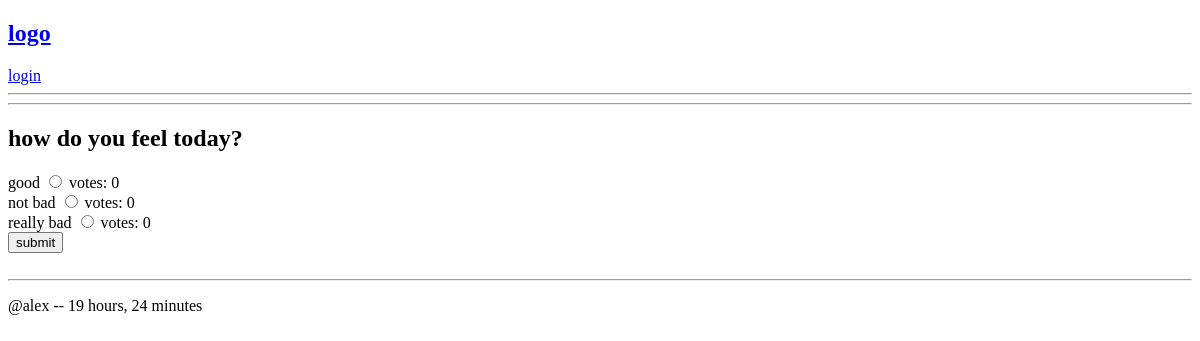
/question/3, run on an earlier commit of the app's database.
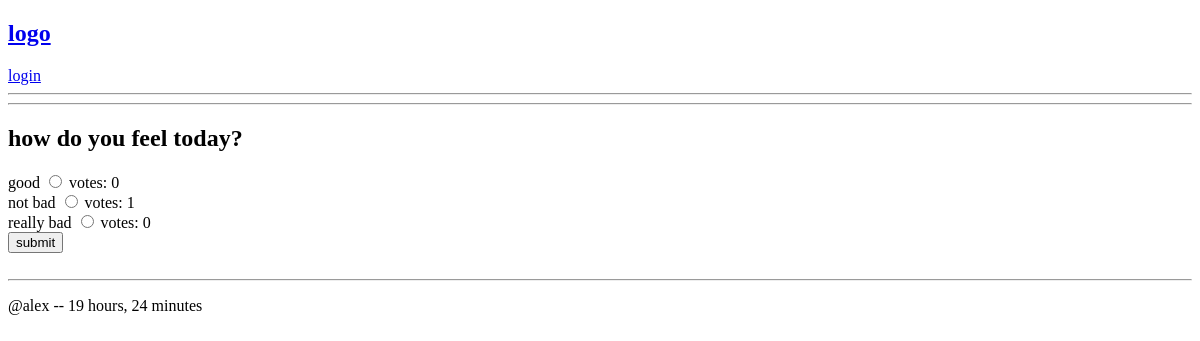
And on a later commit of the database.
### app/models.py (models this page shows, shortened)
class Choice(models.Model):
    choice_text = models.CharField(max_length=250)
    question = models.ForeignKey(Question, on_delete=models.CASCADE)
    votes = models.IntegerField(default=0)

### app/views.py (the view)
# urls.py: path('question/<int:question_id>', views.question_detail, name='question'),
def question_detail(request, question_id):
    question = get_object_or_404(Question, id=question_id)
    choices = question.choice_set.all()
    if request.method == 'POST':
        the_choice = choices.get(choice_text=request.POST['choice'])
        the_choice.votes += 1
        the_choice.save()
    context = {
        'question': question,
        'choices': choices
    }
    return render(request, 'question_detail.html', context)

### templates/question_detail.html
{% extends 'base.html' %}
{% block content %}
    <h2>{{ question.question_text }}</h2>
    <form action="" method="post">{% csrf_token %}
        {% for choice in choices %}
            <span>
                <label for="{{ choice.id }}">{{ choice.choice_text }}</label>
                <input type="radio" id="{{ choice.id }}" name="choice" value="{{ choice.choice_text }}"> votes: {{ choice.votes }}
            <br>
            </span>
        {% endfor %}
        <input type="submit" value="submit">
    </form>
    <br>
    <hr>
    <p>
    @{{ question.host }} -- {{ question.pub_date|timesince }}
    </p>
{% endblock %}

What changed in the data, as far as the page shows it:
changed Choice "not bad": votes "0" → "1"
